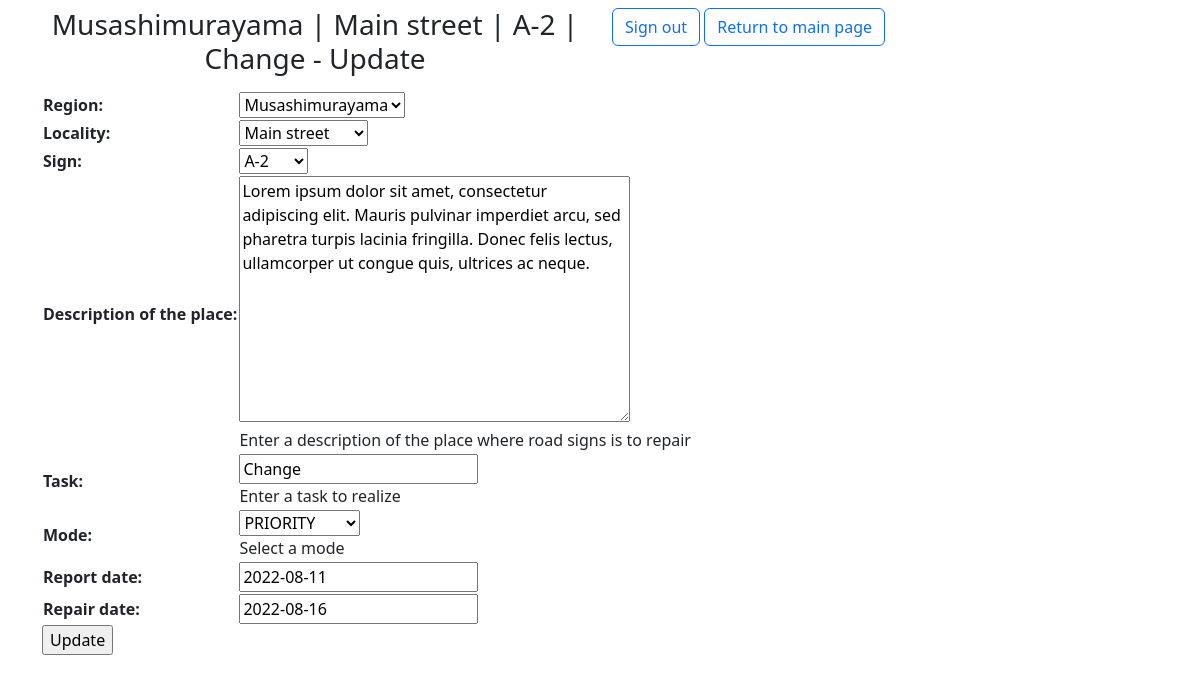
Screenshot of /road-signs-repair/task/2/update (signed in) with the database file from the repository.
### road_signs_repair/models.py (models this page shows, shortened)
class RoadSignsForRepair(models.Model):
    region = models.ForeignKey(to=Region,
                               on_delete=models.SET_NULL,
                               null=True)
    locality = models.ForeignKey(to=Locality,
                                 on_delete=models.SET_NULL,
                                 null=True)
    sign = models.ForeignKey(to=RoadSign,
                             on_delete=models.SET_NULL,
                             null=True)
    description_of_the_place = models.TextField(max_length=500,
                                                help_text="Enter a description of the place where road signs is to repair")
    task = models.CharField(max_length=255,
                            help_text="Enter a task to realize")
    report_date = models.DateField()
    repair_date = models.DateField()
    MODE_CATEGORIES = [
        (
            'standard', (
                ('S', 'STANDARD'),
            )
        ),
        (
            'priority', (
                ('P', 'PRIORITY'),
            )
        )
    ]
    mode = models.CharField(max_length=8,
                            null=True,
                            choices=MODE_CATEGORIES,
                            default='standard',
                            help_text='Select a mode')
    def __str__(self):
        return f"{self.region} | {self.locality} | {self.sign} | {self.task}"
    def print_title(self):
        return self.__str__()
    class Meta:
        permissions = (
            ('can_update_task', 'Update task'),
            ('can_mark_done_task', 'Set the task as completed'),
        )
        ordering = ['mode', 'report_date', 'repair_date']
        verbose_name_plural = 'road signs for repair'
        db_table = 'road_signs_for_repair'

class Region(models.Model):
    name = models.CharField(max_length=100,
                            help_text="Enter the name of the region where there may be road signs",
                            verbose_name='Region name')
    slug = models.SlugField(null=True,
                            unique=True)
    def __str__(self):
        return self.name
    class Meta:
        permissions = ()
        ordering = ['name']
        verbose_name_plural = 'Regions'
        db_table = 'region'

class Locality(models.Model):
    name = models.CharField(max_length=100,
                            help_text="Enter the name of locality where there may be road sign",
                            verbose_name='Locality name')
    region = models.ForeignKey(to=Region,
                               on_delete=models.SET_NULL,
                               null=True)
    slug = models.SlugField(null=True,
                            unique=True)
    def __str__(self):
        return self.name
    class Meta:
        permissions = ()
        ordering = ['name']
        verbose_name_plural = 'localities'
        db_table = 'locality'

class RoadSign(models.Model):
    series = models.CharField(max_length=30,
                              help_text="Enter a series of the road sign")
    name = models.CharField(max_length=50,
                            help_text="Enter a name of road sign")
    description = models.TextField(max_length=500,
                                   help_text="Enter a description of the road signs")
    slug = models.SlugField(null=True,
                            unique=True)
    def __str__(self):
        return f"{self.series}"
    class Meta:
        permissions = ()
        ordering = ['series']
        verbose_name_plural = 'Road signs'
        db_table = 'road_sign'

### road_signs_repair/views.py (the view)
# urls.py: path('<int:pk>/update', views.RoadSignsForRepairUpdate.as_view(), name='road_signs_for_repair_update'),
class RoadSignsForRepairUpdate(LoginRequiredMixin, PermissionRequiredMixin, UpdateView):
    model = RoadSignsForRepair
    fields = [
        'region',
        'locality',
        'sign',
        'description_of_the_place',
        'task',
        'mode',
        'report_date',
        'repair_date',
    ]
    template_name = 'road_signs_repair/road_signs_for_repair_form.html'
    permission_required = ('road_signs_repair.can_update_task', )
    context_object_name = 'road_signs_for_repair_update'

### road_signs_repair/templates/road_signs_repair/road_signs_for_repair_form.html (shortened to what this page needs)
{% extends 'road_signs_repair/base.html' %}
{% block header %}
  {{ road_signs_for_repair_update.print_title }} - Update
{% endblock %}
{% block content %}
  <form action="" method="post">
    <table>
      {{ form.as_table }}
    </table>
  <input type="submit" value="Update">
  </form>
{% endblock %}

### rows the page displays
RoadSignsForRepair: print_title "Musashimurayama | Main street | A-2 | Change", region "Musashimurayama", locality "Main street", sign "A-2", description_of_the_place "Lorem ipsum dolor sit amet, consectetur adipiscing elit. Mauris pulvinar imperdiet arcu, sed pharetra turpis lacinia fringilla. Donec felis lectus, ullamcorper ut congue quis, ultrices ac neque.", task "Change", mode "PRIORITY", report_date "2022-08-11", repair_date "2022-08-16"
